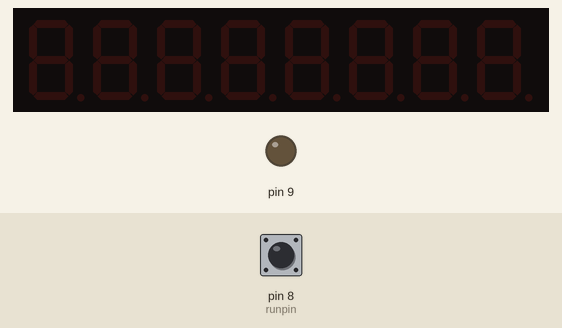
This sketch was run on a simulated Arduino Leonardo, built with avr-gcc and run on an emulated ATmega32U4. On the bench: 8-digit seven-segment display, output pins drawn as LEDs (lit = HIGH). The test bench sets the inputs (shaded band); at power-on: pin 8 (runpin) HIGH. USB keyboard and mouse output is not drawn.

Above: at 1.2 s.
1.3 s: pin 8 (runpin) pulled LOW for 3.2 s
At 5.5 s:
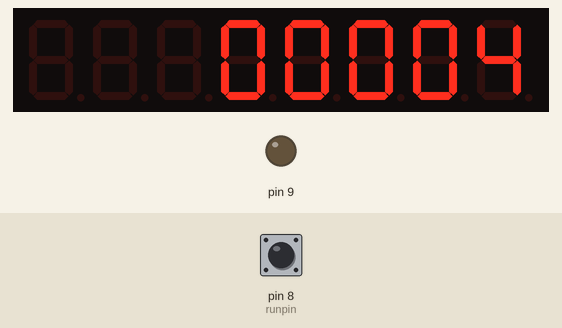
6.0 s: pin 8 (runpin) pulled LOW for 0.15 s
At 6.5 s:
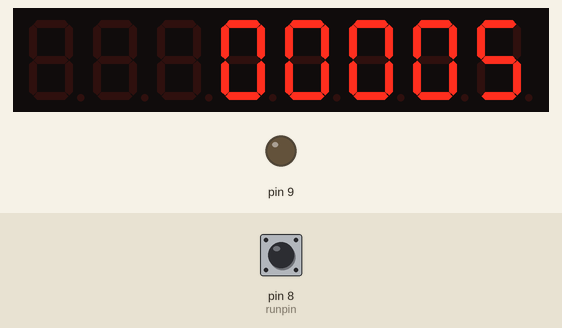
7.6 s: pin 8 (runpin) pulled LOW for 1 s
10.1 s: pin 8 (runpin) pulled LOW for 0.15 s
At 10.8 s:
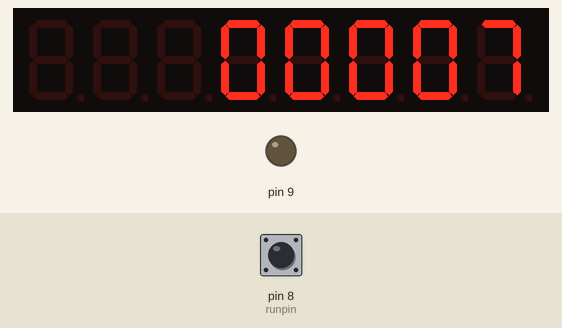
Timing chart, 0 to 12.7 s (numbered marks = the images above; inputs shaded):
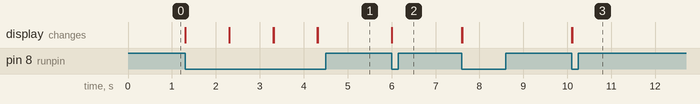

The sketch:

dimmer.ino
```cpp
#include "LedControl.h"
#include <Keyboard.h>
int runpin=8;
int timer=0;
/*
 Now we need a LedControl to work with.
 ***** These pin numbers will probably not work with your hardware *****
 pin 12 is connected to the DataIn
 pin 11 is connected to the CLK
 pin 10 is connected to LOAD

 */

LedControl lc=LedControl(12,11,10,1);
unsigned long delaytime=5;

void setup() {
  lc.shutdown(0,false);
  /* Set the brightness to a medium values */
  lc.setIntensity(0,1);
  /* and clear the display */
  lc.clearDisplay(0);
  pinMode(runpin,INPUT_PULLUP);
  pinMode(9,OUTPUT);

  Keyboard.begin();

}


void loop() {

  if (digitalRead(runpin)==LOW){

    /*
int i=1;
    lc.setDigit(0,3,i,false);
    lc.setDigit(0,2,i+1,false);
    lc.setDigit(0,1,i+2,false);
    lc.setDigit(0,0,i+3,false);
     lc.setDigit(0,5,i+4,false);
    lc.setDigit(0,4,i+5,false);
    lc.setDigit(0,1,i+2,false);
    lc.setDigit(0,0,i+3,false);
    delay(delaytime);

  lc.clearDisplay(0);
  delay(delaytime);


*/


timer += 1;
int num5 = (timer / 1) % 10;
int num4 = (timer / 10) % 10;
int num3 = (timer / 100) % 10;
int num2 = (timer / 1000) % 10;
int num1 = (timer / 10000) % 10;


  lc.clearDisplay(0);
  delay(delaytime);
    lc.setDigit(0,4,num1,false);
    lc.setDigit(0,3,num2,false);
    lc.setDigit(0,2,num3,false);
    lc.setDigit(0,1,num4,false);
    lc.setDigit(0,0,num5,false);

  delay((1000-delaytime));


if (timer % 300 == 0) {dim();dim();dim(); }


  }
}


//Hide and Minimize All Mac Windows with Command + Option + H + M

void dim()
{
  int j = 60 ;
  while (j>0){
  Keyboard.press(KEY_F1);

int n1 = (j / 1) % 10;
int n2 = (j / 10) % 10;


  lc.clearDisplay(0);
  delay(delaytime);
    lc.setDigit(0,6,n1,false);
    lc.setDigit(0,7,n2,false);
  delay((1000-delaytime));
  Keyboard.release(KEY_F1);
  j-=1;
  }

while (j<10){

  Keyboard.press(KEY_F2);
  delay(10);
  Keyboard.release(KEY_F2);
  delay(50);
  j+=1;
}

timer += 70;

}
```

Measured:
- after the input at 1.3 s, the display: first changes at once (image 1 shows a later state)
- after the input at 6.0 s, the display: first changes at once (image 2 shows a later state)
- after the input at 10.1 s, the display: first changes at once (image 3 shows a later state)
